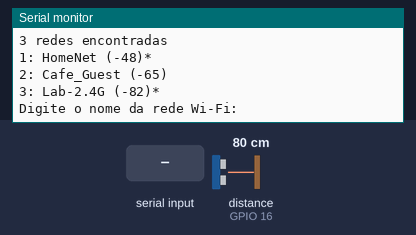
A sketch run on a simulated ESP32. Parts: the last lines printed to the serial monitor. The inputs (shaded band) are chosen by the test bench; at power-on: distance to the obstacle (sensor on GPIO 16) 80 cm. The echo pulse lasts 58.3 µs per cm; WiFi joins after 1.5 s; servers stay silent unless stated; a WiFi scan finds three made-up networks; EEPROM starts erased; no MQTT or app messages arrive unless stated.

Above: at 3.5 s.
3.6 s: "c\n" received over Serial
At 4.8 s:
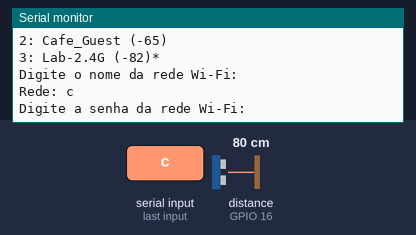
5.1 s: "C\n" received over Serial
At 6.2 s:
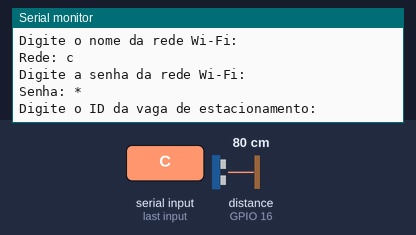
6.6 s: "1\n" received over Serial
At 7.1 s:
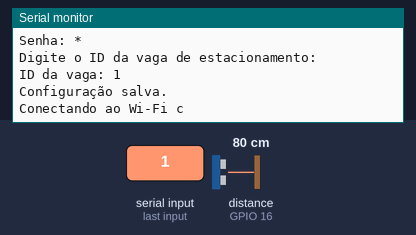
8.1 s: distance to the obstacle (sensor on GPIO 16) set to 2 cm
At 9.6 s:
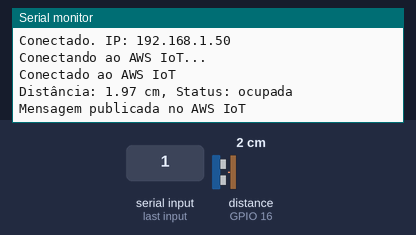

Measured:
- after the input at 3.6 s, the serial monitor: prints a new line after 0.05 s (image 1)
- after the input at 5.1 s, the serial monitor: prints a new line after 0.06 s (image 2)
- after the input at 6.6 s, the serial monitor: prints a new line after 0.06 s (image 3)
- after the input at 8.1 s, the serial monitor: prints a new line after 0.11 s (image 4)

The sketch:

parking-spots.ino
```cpp
#include <WiFi.h>
#include <WiFiClientSecure.h>
#include <PubSubClient.h>
#include <Preferences.h>

#include "secrets.h"  // copie secrets.example.h para secrets.h e preencha

// Pinos do sensor HC-SR04
const int trigPin = 17;  // TX2
const int echoPin = 16;  // RX2

// Distância (cm) abaixo da qual a vaga é considerada ocupada
const float OCCUPIED_DISTANCE_CM = 20.0;
// Tempo máximo esperando o eco (~5 m de alcance)
const unsigned long ECHO_TIMEOUT_US = 30000;
// Janela no boot para entrar no modo de configuração pela serial
const unsigned long CONFIG_WINDOW_MS = 5000;

Preferences prefs;  // Wi-Fi e ID da vaga ficam salvos na memória flash (NVS)

String wifiSsid = "";
String wifiPassword = "";
String spotId = "";
String lastStatus = "";  // último status enviado

WiFiClientSecure wifiClient;
PubSubClient mqttClient(wifiClient);

String readSerialLine() {
  while (!Serial.available()) {
    delay(100);
  }
  String line = Serial.readStringUntil('\n');
  line.trim();
  return line;
}

void scanNetworks() {
  Serial.println("Escaneando redes Wi-Fi...");
  int n = WiFi.scanNetworks();
  if (n == 0) {
    Serial.println("Nenhuma rede encontrada");
    return;
  }
  Serial.print(n);
  Serial.println(" redes encontradas");
  for (int i = 0; i < n; ++i) {
    Serial.print(i + 1);
    Serial.print(": ");
    Serial.print(WiFi.SSID(i));
    Serial.print(" (");
    Serial.print(WiFi.RSSI(i));
    Serial.print(")");
    Serial.println((WiFi.encryptionType(i) == WIFI_AUTH_OPEN) ? " " : "*");
    delay(10);
  }
  Serial.println();
}

void loadConfig() {
  prefs.begin("parking", true);
  wifiSsid = prefs.getString("ssid", "");
  wifiPassword = prefs.getString("password", "");
  spotId = prefs.getString("spot_id", "");
  prefs.end();
}

void saveConfig() {
  prefs.begin("parking", false);
  prefs.putString("ssid", wifiSsid);
  prefs.putString("password", wifiPassword);
  prefs.putString("spot_id", spotId);
  prefs.end();
}

bool isConfigured() {
  return wifiSsid.length() > 0 && spotId.length() > 0;
}

// Pede Wi-Fi e ID da vaga pela serial e salva na memória
void configureViaSerial() {
  scanNetworks();

  Serial.println("Digite o nome da rede Wi-Fi:");
  wifiSsid = readSerialLine();
  Serial.print("Rede: ");
  Serial.println(wifiSsid);

  Serial.println("Digite a senha da rede Wi-Fi:");
  wifiPassword = readSerialLine();
  Serial.print("Senha: ");
  for (unsigned int i = 0; i < wifiPassword.length(); i++) {
    Serial.print("*");
  }
  Serial.println();

  Serial.println("Digite o ID da vaga de estacionamento:");
  spotId = readSerialLine();
  Serial.print("ID da vaga: ");
  Serial.println(spotId);

  saveConfig();
  Serial.println("Configuração salva.");
}

// Se já está configurado, dá alguns segundos para o usuário pedir reconfiguração
bool userWantsToReconfigure() {
  Serial.print("Pressione 'c' + Enter em ");
  Serial.print(CONFIG_WINDOW_MS / 1000);
  Serial.println("s para reconfigurar Wi-Fi/ID da vaga...");
  unsigned long start = millis();
  while (millis() - start < CONFIG_WINDOW_MS) {
    if (Serial.available()) {
      String answer = Serial.readStringUntil('\n');
      answer.trim();
      return answer == "c" || answer == "C";
    }
    delay(50);
  }
  return false;
}

bool connectWiFi() {
  Serial.print("Conectando ao Wi-Fi ");
  Serial.println(wifiSsid);
  WiFi.mode(WIFI_STA);
  WiFi.begin(wifiSsid.c_str(), wifiPassword.c_str());
  int attempts = 0;
  while (WiFi.status() != WL_CONNECTED && attempts < 20) {
    delay(500);
    Serial.print(".");
    attempts++;
  }
  Serial.println();
  if (WiFi.status() != WL_CONNECTED) {
    Serial.println("Falha ao conectar ao Wi-Fi.");
    return false;
  }
  Serial.print("Conectado. IP: ");
  Serial.println(WiFi.localIP());
  return true;
}

void connectAWS() {
  // ID único por sensor: dois clientes com o mesmo ID derrubam um ao outro
  String clientId = "tech4parking-" + spotId;

  Serial.println("Conectando ao AWS IoT...");
  int retries = 0;
  while (!mqttClient.connect(clientId.c_str()) && retries < 5) {
    Serial.print("Falha na conexão, rc=");
    Serial.print(mqttClient.state());
    Serial.println(". Tentando novamente em 5 segundos...");
    delay(5000);
    retries++;
  }

  if (mqttClient.connected()) {
    Serial.println("Conectado ao AWS IoT");
  } else {
    Serial.println("Não foi possível conectar ao AWS IoT após 5 tentativas");
  }
}

// Retorna a distância em cm, ou -1 se não houve eco (leitura inválida)
float readDistanceCm() {
  digitalWrite(trigPin, LOW);
  delayMicroseconds(2);
  digitalWrite(trigPin, HIGH);
  delayMicroseconds(10);
  digitalWrite(trigPin, LOW);

  unsigned long duration = pulseIn(echoPin, HIGH, ECHO_TIMEOUT_US);
  if (duration == 0) {
    return -1;
  }
  return duration * 0.034 / 2;
}

void setup() {
  Serial.begin(9600);
  delay(500);

  pinMode(trigPin, OUTPUT);
  pinMode(echoPin, INPUT);

  loadConfig();
  if (!isConfigured() || userWantsToReconfigure()) {
    configureViaSerial();
  } else {
    Serial.print("ID da vaga: ");
    Serial.println(spotId);
  }

  if (!connectWiFi()) {
    Serial.println("Verifique as credenciais (reinicie e pressione 'c' para reconfigurar).");
    delay(10000);
    ESP.restart();
  }

  wifiClient.setCACert(AWS_CERT_CA);
  wifiClient.setCertificate(AWS_CERT_CRT);
  wifiClient.setPrivateKey(AWS_CERT_PRIVATE);
  mqttClient.setServer(AWS_IOT_ENDPOINT, 8883);
  connectAWS();
}

void loop() {
  if (WiFi.status() != WL_CONNECTED) {
    Serial.println("Conexão Wi-Fi perdida. Reconectando...");
    if (!connectWiFi()) {
      delay(5000);
      return;
    }
  }

  if (!mqttClient.connected()) {
    connectAWS();
  }
  mqttClient.loop();

  float distance = readDistanceCm();
  if (distance < 0) {
    Serial.println("Leitura inválida do sensor (sem eco), ignorando.");
    delay(5000);
    return;
  }

  String currentStatus = (distance < OCCUPIED_DISTANCE_CM) ? "ocupada" : "disponível";

  Serial.print("Distância: ");
  Serial.print(distance);
  Serial.print(" cm, Status: ");
  Serial.println(currentStatus);

  if (currentStatus != lastStatus && mqttClient.connected()) {
    char payload[256];
    snprintf(payload, sizeof(payload),
             "{\"spot_id\":\"%s\",\"status\":\"%s\",\"distance\":%.2f}",
             spotId.c_str(), currentStatus.c_str(), distance);

    if (mqttClient.publish(AWS_IOT_TOPIC, payload)) {
      Serial.println("Mensagem publicada no AWS IoT");
      lastStatus = currentStatus;
    } else {
      Serial.println("Falha ao publicar mensagem");
    }
  }

  delay(5000);
}
```

secrets.example.h
```cpp
// Copie este arquivo para secrets.h (ignorado pelo git) e preencha com os dados do seu Thing no AWS IoT Core.
#pragma once

// Endpoint do AWS IoT (Console > IoT Core > Settings > Device data endpoint)
#define AWS_IOT_ENDPOINT "xxxxxxxxxxxxxx-ats.iot.us-east-1.amazonaws.com"

// Tópico MQTT (precisa bater com a regra IoT do tech4parking-infra)
#define AWS_IOT_TOPIC "parking_sensor"

// Amazon Root CA 1 (público)
static const char AWS_CERT_CA[] = R"EOF(
-----BEGIN CERTIFICATE-----
MIIDQTCCAimgAwIBAgITBmyfz5m/jAo54vB4ikPmljZbyjANBgkqhkiG9w0BAQsF
ADA5MQswCQYDVQQGEwJVUzEPMA0GA1UEChMGQW1hem9uMRkwFwYDVQQDExBBbWF6
b24gUm9vdCBDQSAxMB4XDTE1MDUyNjAwMDAwMFoXDTM4MDExNzAwMDAwMFowOTEL
MAkGA1UEBhMCVVMxDzANBgNVBAoTBkFtYXpvbjEZMBcGA1UEAxMQQW1hem9uIFJv
b3QgQ0EgMTCCASIwDQYJKoZIhvcNAQEBBQADggEPADCCAQoCggEBALJ4gHHKeNXj
ca9HgFB0fW7Y14h29Jlo91ghYPl0hAEvrAIthtOgQ3pOsqTQNroBvo3bSMgHFzZM
9O6II8c+6zf1tRn4SWiw3te5djgdYZ6k/oI2peVKVuRF4fn9tBb6dNqcmzU5L/qw
IFAGbHrQgLKm+a/sRxmPUDgH3KKHOVj4utWp+UhnMJbulHheb4mjUcAwhmahRWa6
VOujw5H5SNz/0egwLX0tdHA114gk957EWW67c4cX8jJGKLhD+rcdqsq08p8kDi1L
93FcXmn/6pUCyziKrlA4b9v7LWIbxcceVOF34GfID5yHI9Y/QCB/IIDEgEw+OyQm
jgSubJrIqg0CAwEAAaNCMEAwDwYDVR0TAQH/BAUwAwEB/zAOBgNVHQ8BAf8EBAMC
AYYwHQYDVR0OBBYEFIQYzIU07LwMlJQuCFmcx7IQTgoIMA0GCSqGSIb3DQEBCwUA
A4IBAQCY8jdaQZChGsV2USggNiMOruYou6r4lK5IpDB/G/wkjUu0yKGX9rbxenDI
U5PMCCjjmCXPI6T53iHTfIUJrU6adTrCC2qJeHZERxhlbI1Bjjt/msv0tadQ1wUs
N+gDS63pYaACbvXy8MWy7Vu33PqUXHeeE6V/Uq2V8viTO96LXFvKWlJbYK8U90vv
o/ufQJVtMVT8QtPHRh8jrdkPSHCa2XV4cdFyQzR1bldZwgJcJmApzyMZFo6IQ6XU
5MsI+yMRQ+hDKXJioaldXgjUkK642M4UwtBV8ob2xJNDd2ZhwLnoQdeXeGADbkpy
rqXRfboQnoZsG4q5WTP468SQvvG5
-----END CERTIFICATE-----
)EOF";

// Certificado do dispositivo (xxxx-certificate.pem.crt)
static const char AWS_CERT_CRT[] = R"EOF(
-----BEGIN CERTIFICATE-----
COLE AQUI
-----END CERTIFICATE-----
)EOF";

// Chave privada do dispositivo (xxxx-private.pem.key)
static const char AWS_CERT_PRIVATE[] = R"EOF(
-----BEGIN RSA PRIVATE KEY-----
COLE AQUI
-----END RSA PRIVATE KEY-----
)EOF";
```
